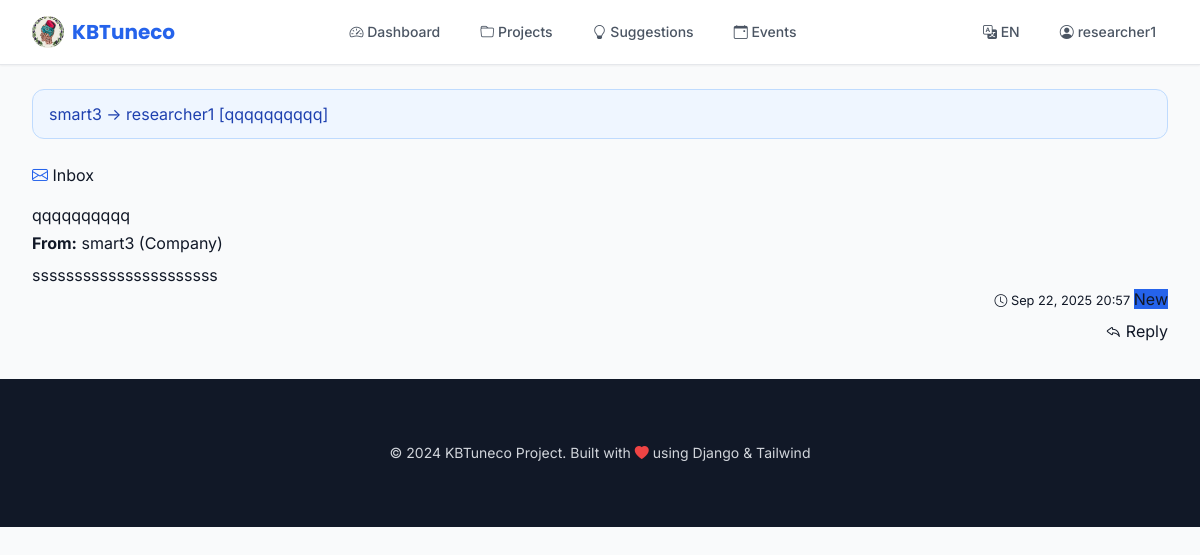
Screenshot of /en/messages/ (signed in) with the database file from the repository.
### core/models.py (models this page shows, shortened)
class Message(models.Model):
    sender = models.ForeignKey(Profile, on_delete=models.CASCADE, related_name='sent_messages')
    recipient = models.ForeignKey(Profile, on_delete=models.CASCADE, related_name='received_messages')
    subject = models.CharField(max_length=255, blank=True)
    body = models.TextField()
    sent_at = models.DateTimeField(auto_now_add=True)
    read = models.BooleanField(default=False)
    def __str__(self):
        return f"{self.sender.user.username} -> {self.recipient.user.username} [{self.subject}]"

class Profile(models.Model):
    USER_TYPES = [
        ('student', 'Student'),
        ('researcher', 'Researcher'),
        ('university', 'University / Lab'),
        ('company', 'Company'),
        ('association', 'Association'),
        ('medical', 'Medical Staff'),
    ]
    user = models.OneToOneField(User, on_delete=models.CASCADE)
    user_type = models.CharField(max_length=30, choices=USER_TYPES, default='student')
    institution_type = models.CharField(max_length=50, choices=INSTITUTIONS, blank=True, null=True)
    organization = models.ForeignKey(Organization, on_delete=models.SET_NULL, blank=True, null=True)
    specialization = models.CharField(max_length=50, choices=SPECIALIZATIONS, default='other')
    keywords = models.ManyToManyField(Keyword, blank=True)
    bio = models.TextField(blank=True)
    contact_email = models.EmailField(blank=True, null=True)
    phone = models.CharField(max_length=50, blank=True, null=True)
    cv = models.FileField(upload_to='cvs/', blank=True, null=True)
    created_at = models.DateTimeField(auto_now_add=True)

### core/views.py (the view)
# urls.py: path('messages/', views.inbox, name='messages'),
@login_required
def inbox(request):
    messages = (
        Message.objects
        .filter(recipient=request.user.profile)
        .select_related('sender__user', 'recipient__user')
        .order_by('-sent_at')
    )
    return render(request, 'messages/inbox.html', {'messages': messages})

### core/context_processors.py (called while the page is built)
def unread_messages(request):
    if request.user.is_authenticated:
        try:
            unread_count = request.user.profile.received_messages.filter(read=False).count()
            return {'unread_message_count': unread_count}
        except:
            return {'unread_message_count': 0}
    return {'unread_message_count': 0}

### templates/messages/inbox.html (shortened to what this page needs)
{% extends 'base.html' %}
{% load i18n %}
{% block content %}
<div class="row">
    <div class="col-12">
        <div class="mb-4">
            <h1 class="display-5">
                <i class="bi bi-envelope text-primary"></i> {% trans "Inbox" %}
            </h1>
        </div>
        {% if messages %}
            <div class="row">
                {% for message in messages %}
                <div class="col-12 mb-3">
                    <div class="card">
                        <div class="card-body">
                            <div class="d-flex justify-content-between align-items-start">
                                <div class="flex-grow-1">
                                    <h5 class="card-title mb-1">
                                        {% if message.subject %}
                                            {{ message.subject }}
                                        {% else %}
                                            <em>{% trans "No subject" %}</em>
                                        {% endif %}
                                    </h5>
                                    <p class="card-text text-muted mb-2">
                                        <strong>{% trans "From:" %}</strong> {{ message.sender.user.username }}
                                        {% if message.sender.get_user_type_display %}
                                            ({{ message.sender.get_user_type_display }})
                                        {% endif %}
                                    </p>
                                    <p class="card-text">{{ message.body|truncatechars:200 }}</p>
                                </div>
                                <div class="text-end">
                                    <small class="text-muted d-block mb-2">
                                        <i class="bi bi-clock"></i> {{ message.sent_at|date:"M d, Y H:i" }}
                                    </small>
                                    {% if not message.read %}
                                        <span class="badge bg-primary mb-2">{% trans "New" %}</span>
                                    {% endif %}
                                    <div class="mt-2">
                                        <a href="{% url 'compose' %}?recipient={{ message.sender.user.id }}" class="btn btn-sm btn-outline-primary">
                                            <i class="bi bi-reply"></i> {% trans "Reply" %}
                                        </a>
                                    </div>
                                </div>
                            </div>
                        </div>
                    </div>
                </div>
                {% endfor %}
            </div>
        {% endif %}
    </div>
</div>
{% endblock %}

### templates/base.html (shortened to what this page needs)
{% load i18n static %}
<!DOCTYPE html>
<html lang="{{ LANGUAGE_CODE }}" dir="{% if LANGUAGE_CODE == 'ar' %}rtl{% else %}ltr{% endif %}">
<head>
    <script src="https://cdn.tailwindcss.com"></script>
    <link rel="stylesheet" href="https://cdn.jsdelivr.net/npm/bootstrap-icons@1.11.1/font/bootstrap-icons.css">
</head>
<body class="font-sans bg-gray-50 text-gray-900 min-h-screen">
    <nav class="bg-white/95 backdrop-blur-md border-b border-gray-200 sticky top-0 z-50 shadow-sm">
        <div class="max-w-7xl mx-auto px-4 sm:px-6 lg:px-8">
            <div class="flex justify-between h-16 items-center">
                <div class="flex items-center">
                    <a class="flex items-center space-x-2 font-display font-bold text-xl text-primary hover:text-primary-dark transition-colors" href="{% url 'dashboard' %}">
                        <img src="{% static 'img/logo.png' %}" alt="KBTuneco Logo" class="h-8 w-8 rounded-full object-cover">
                        <span>KBTuneco</span>
                    </a>
                </div>
                <div class="hidden md:block">
                    <div class="flex items-baseline space-x-4">
                        <a class="nav-link text-gray-600 hover:text-gray-900 px-3 py-2 rounded-md text-sm font-medium transition-colors" href="{% url 'dashboard' %}">
                            <i class="bi bi-speedometer2"></i> {% trans "Dashboard" %}
                        </a>
                        <a class="nav-link text-gray-600 hover:text-gray-900 px-3 py-2 rounded-md text-sm font-medium transition-colors" href="{% url 'project_list' %}">
                            <i class="bi bi-folder"></i> {% trans "Projects" %}
                        </a>
                        <a class="nav-link text-gray-600 hover:text-gray-900 px-3 py-2 rounded-md text-sm font-medium transition-colors" href="{% url 'suggestions' %}">
                            <i class="bi bi-lightbulb"></i> {% trans "Suggestions" %}
                        </a>
                        <a class="nav-link text-gray-600 hover:text-gray-900 px-3 py-2 rounded-md text-sm font-medium transition-colors" href="{% url 'events_list' %}">
                            <i class="bi bi-calendar-event"></i> {% trans "Events" %}
                        </a>
                    </div>
                </div>
                <div class="flex items-center space-x-4">
                    <div class="relative">
                        <button class="text-sm text-gray-600 hover:text-gray-900 px-3 py-2 rounded-md text-sm font-medium transition-colors" id="langDropdown" onclick="toggleDropdown('langMenu')">
                            <i class="bi bi-translate"></i>
                            {% get_current_language as LANGUAGE_CODE %}
                            {% if LANGUAGE_CODE == 'en' %}EN{% elif LANGUAGE_CODE == 'fr' %}FR{% elif LANGUAGE_CODE == 'ar' %}AR{% endif %}
                        </button>
                    </div>
                    {% if user.is_authenticated %}
                        <div class="relative">
                            <button class="text-sm text-gray-600 hover:text-gray-900 px-3 py-2 rounded-md text-sm font-medium transition-colors flex items-center space-x-1" id="userDropdown" onclick="toggleDropdown('userMenu')">
                                <i class="bi bi-person-circle"></i>
                                <span>{{ user.username }}</span>
                            </button>
                        </div>
                    {% endif %}
                </div>
            </div>
        </div>
    </nav>
    <main class="max-w-7xl mx-auto py-6 sm:px-6 lg:px-8">
        {% if messages %}
        <div class="space-y-3 mb-6">
            {% for message in messages %}
            <div class="alert px-4 py-3 rounded-xl border
                {% if message.tags == 'success' %}bg-green-50 border-green-200 text-green-800
                {% elif message.tags == 'warning' %}bg-yellow-50 border-yellow-200 text-yellow-800
                {% elif message.tags == 'error' %}bg-red-50 border-red-200 text-red-800
                {% else %}bg-blue-50 border-blue-200 text-blue-800{% endif %}">
                {{ message }}
            </div>
            {% endfor %}
        </div>
        {% endif %}
        {% block content %}{% endblock %}
    </main>
    <footer class="bg-gray-900 text-gray-300 mt-auto">
        <div class="max-w-7xl mx-auto py-12 px-4 sm:px-6 lg:py-16 lg:px-8">
            <div class="text-center">
                <p class="text-sm">&copy; 2024 KBTuneco Project. Built with <i class="bi bi-heart-fill text-red-500"></i> using Django & Tailwind</p>
            </div>
        </div>
    </footer>
</body>
</html>

### rows the page displays
Message: sender+recipient+subject "smart3 -> researcher1 [qqqqqqqqqq]", subject "qqqqqqqqqq", sender.user.username "smart3", sender.user_type "Company", body "ssssssssssssssssssssss", sent_at "Sep 22, 2025 20:57"

### other values shown
{{ user.username }} "researcher1"
